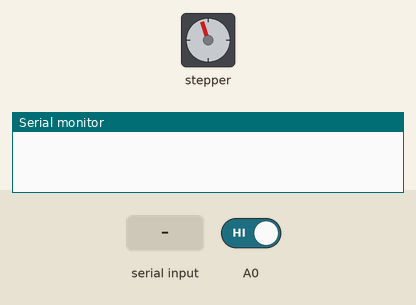
This sketch was run on a simulated Arduino Uno, built with avr-gcc and run on an emulated ATmega328P. Shown: stepper motor, the last lines printed to the serial monitor. The test bench sets the inputs (shaded band); at power-on: A0 HIGH. Stepper angles assume 4096 steps per turn.

Above: at 1.04 s.
1.3 s: A0 driven LOW
At 4.0 s:
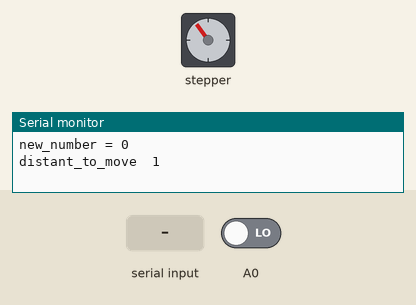
4.3 s: "90,45\n" received over Serial
At 5.44 s:
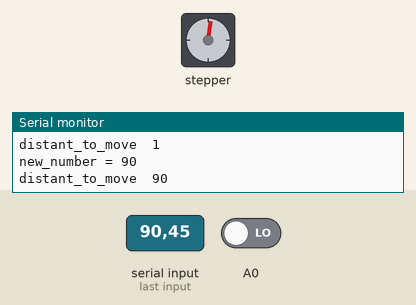
At 6.04 s:
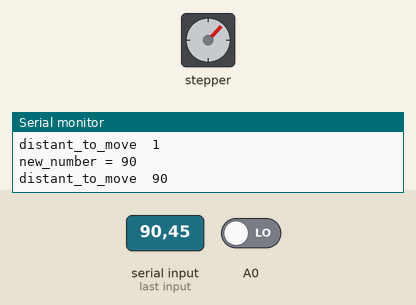
Timing chart, 0 to 19.3 s (numbered marks = the images above; inputs shaded):
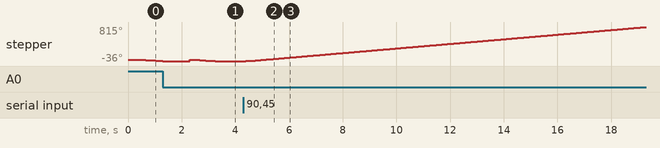

The sketch:

test_stepper.ino
```cpp
// Include the AccelStepper Library
#include <AccelStepper.h>

// Define step constant
#define MotorInterfaceType 8

int tick_1 =  409;
int new_number = 9;
int old_number = 9;
// Creates an instance
// Pins entered in sequence IN1-IN3-IN2-IN4 for proper step sequence
AccelStepper myStepper(MotorInterfaceType, 8, 10, 9, 11);


int finish_homing = 0;
int Homing_sensor = 1;


void setup() {
  // set the maximum speed, acceleration factor,
  // initial speed and the target position
  myStepper.setMaxSpeed(1000.0);
  myStepper.setAcceleration(500.0);
  myStepper.moveTo(-10000000);

  pinMode(A0,INPUT);
  Serial.begin(115200);
}

void loop() {

//   Change direction once the motor reaches target position
    int read1 = digitalRead(A0);
    // Serial.println(read1);

  if(read1 == 0 && finish_homing == 0){
    finish_homing = 1;
    myStepper.setMaxSpeed(700.0);
    myStepper.setAcceleration(1500.0);
    myStepper.setCurrentPosition(0);
    myStepper.moveTo(0);
    }
  if(finish_homing == 1) {
    // Serial.print("current_state = ");
    // Serial.println(myStepper.currentPosition());

    if(new_number != old_number){
        int distant_to_move = new_number - old_number;
        Serial.print("distant_to_move  ");

        while(distant_to_move < 0){
          distant_to_move += 10;
          }
        Serial.println(distant_to_move);
        myStepper.moveTo(myStepper.currentPosition() - distant_to_move * tick_1);
        old_number = new_number;
      }
    }


  if (myStepper.distanceToGo() != 0){
      myStepper.run();
      // Serial.println(myStepper.StepReturn());
    }
  else {
    if (Serial.available() != 1){
      new_number = Serial.parseInt();
    }
    Serial.print("new_number = ");
    Serial.println(new_number);
    myStepper.disableOutputs();
  }

}
```

Measured:
- after the input at 4.3 s, stepper: keeps turning clockwise at about 57°/s, starting after 0.09 s
